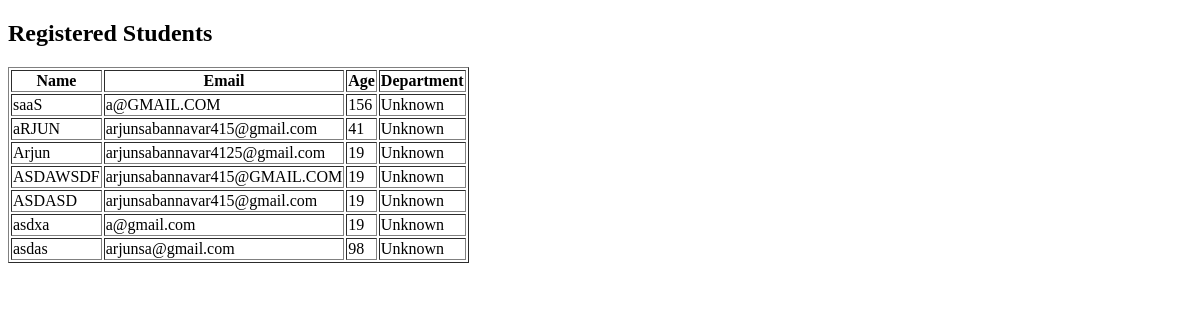
Page /student-list/ on the earlier database version.
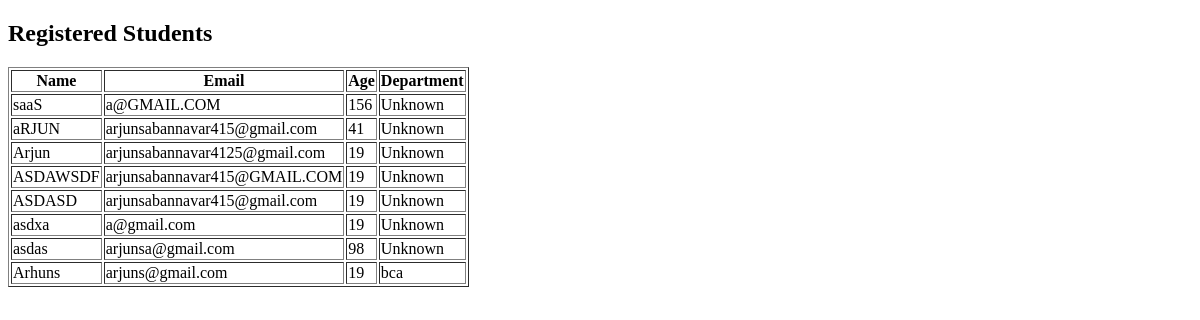
Same page on the later database version.
### students/models.py (models this page shows, shortened)
class Student(models.Model):
    name=models.CharField(max_length=100)
    email=models.EmailField()
    age=models.IntegerField()
    department=models.CharField(max_length=100)

### students/views.py (the view)
# urls.py: path('student-list/', views.student_list, name='student_list'),
def student_list(request):
    students = Student.objects.all()
    return render(
        request,
        'students/student_list.html',
        {'students': students}
    )

### students/templates/students/student_list.html (shortened to what this page needs)
<!DOCTYPE html>
<html lang="en">
<head>
</head>
<body>
    <h2>Registered Students</h2>
<table border="1">
    <tr>
        <th>Name</th>
        <th>Email</th>
        <th>Age</th>
        <th>Department</th>
    </tr>
    {% for student in students %}
    <tr>
        <td>{{ student.name }}</td>
        <td>{{ student.email }}</td>
        <td>{{ student.age }}</td>
        <td>{{ student.department }}</td>
    </tr>
    {% empty %}
    <tr>
        <td colspan="4">No students found</td>
    </tr>
    {% endfor %}
</body>
</html>

Differences in the rows shown:
added Student: name "Arhuns", email "arjuns@gmail.com", age "19", department "bca"
